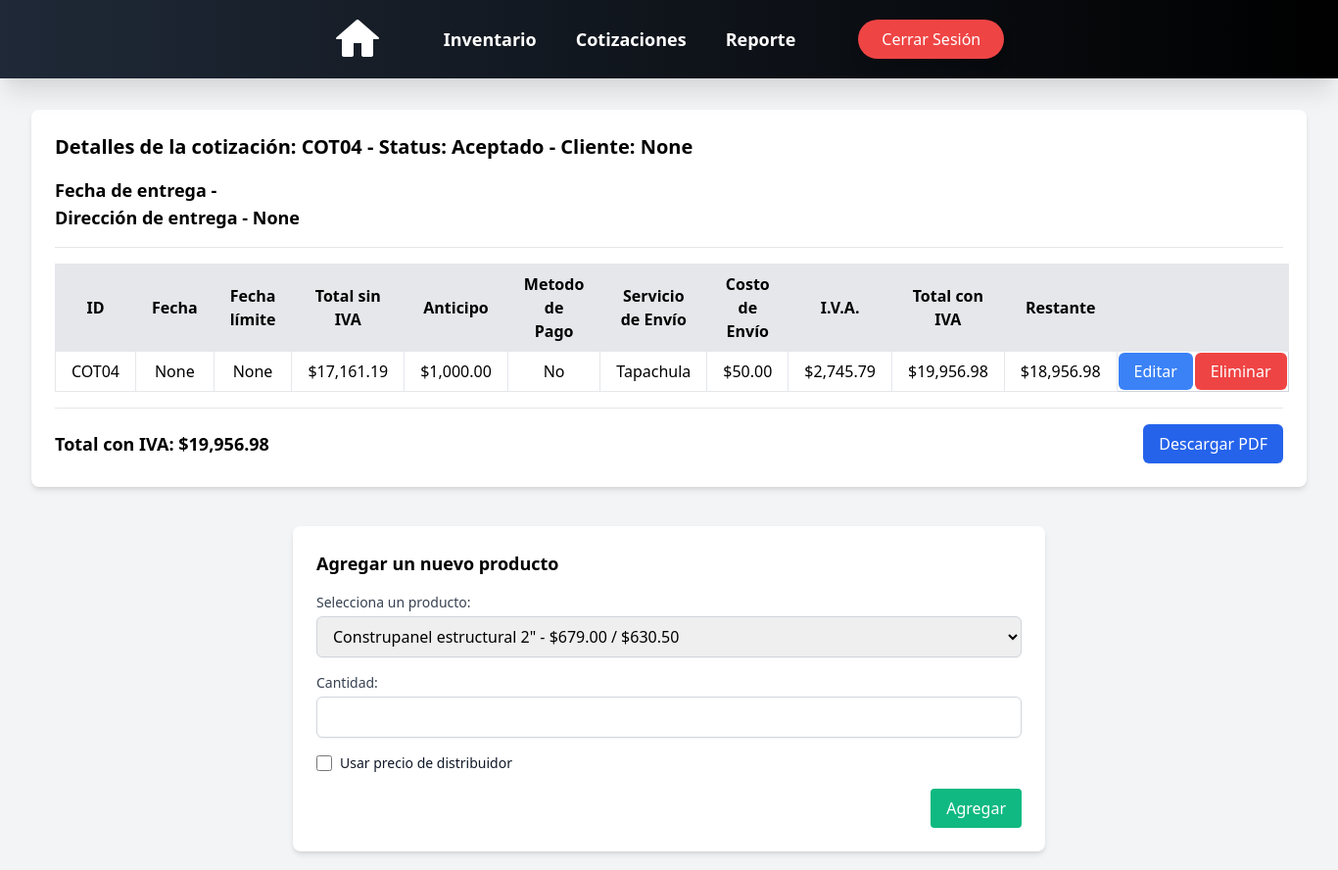
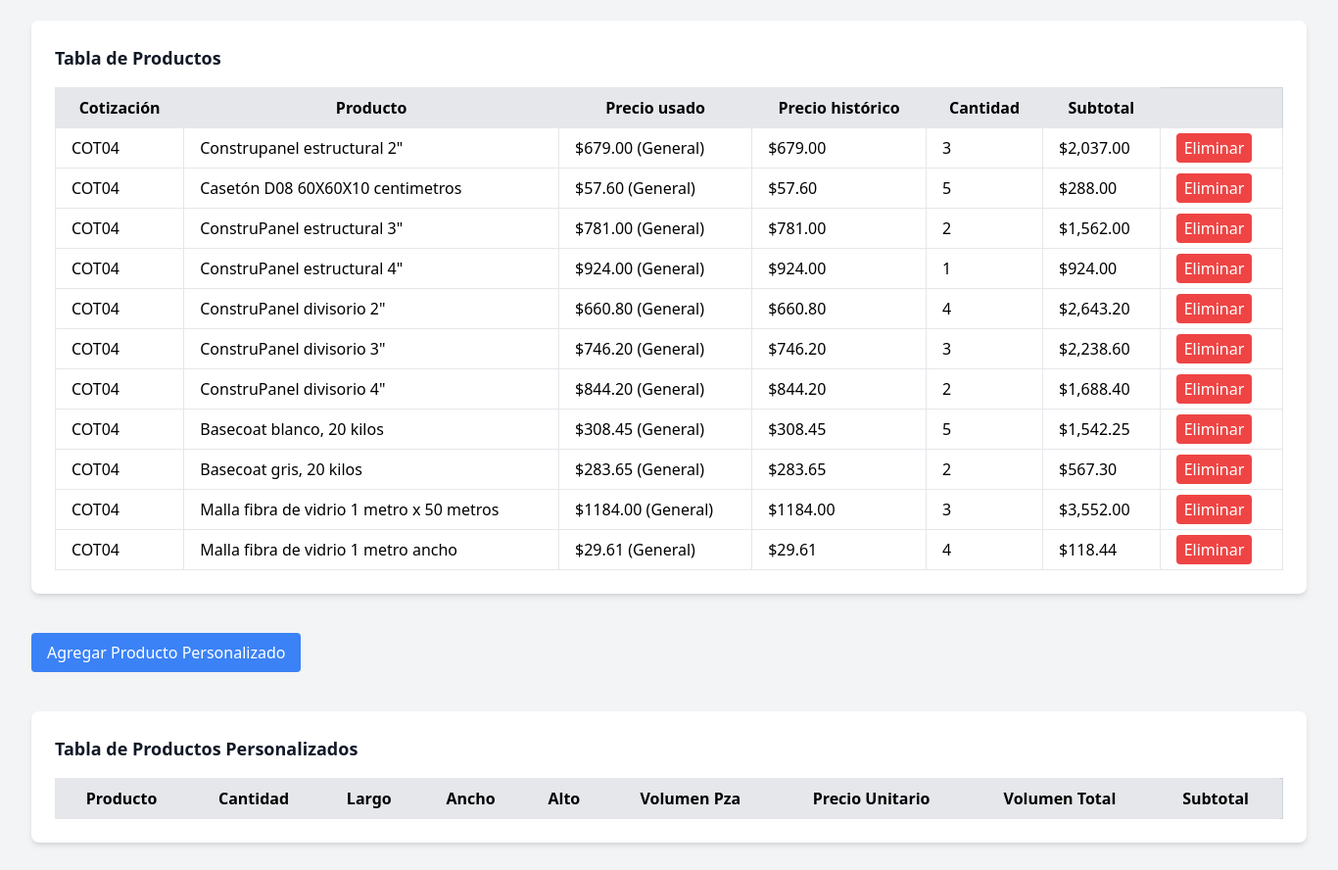
Page /quotes/details/COT04/ (signed in) on the earlier database version (2 pictures, top to bottom).
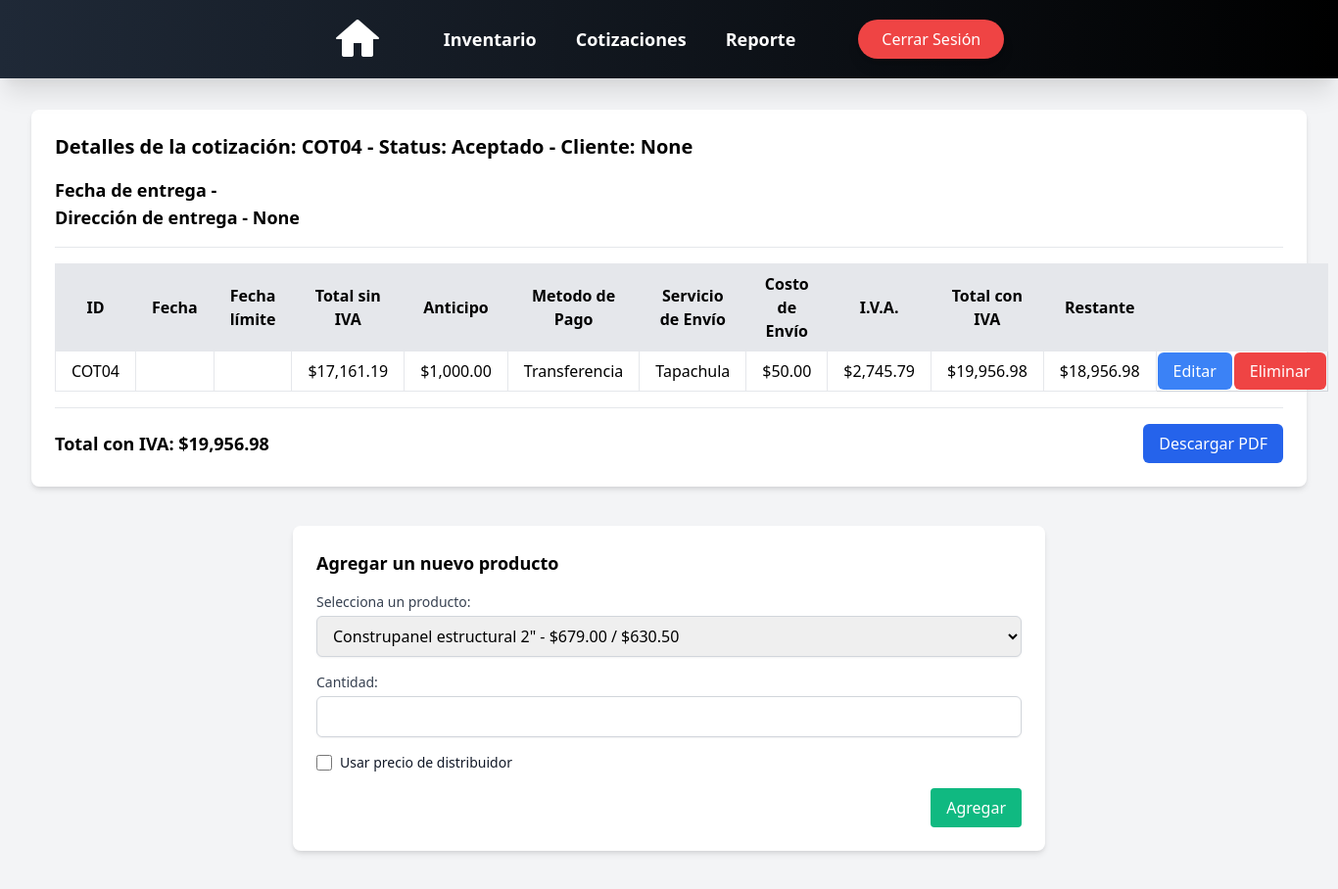
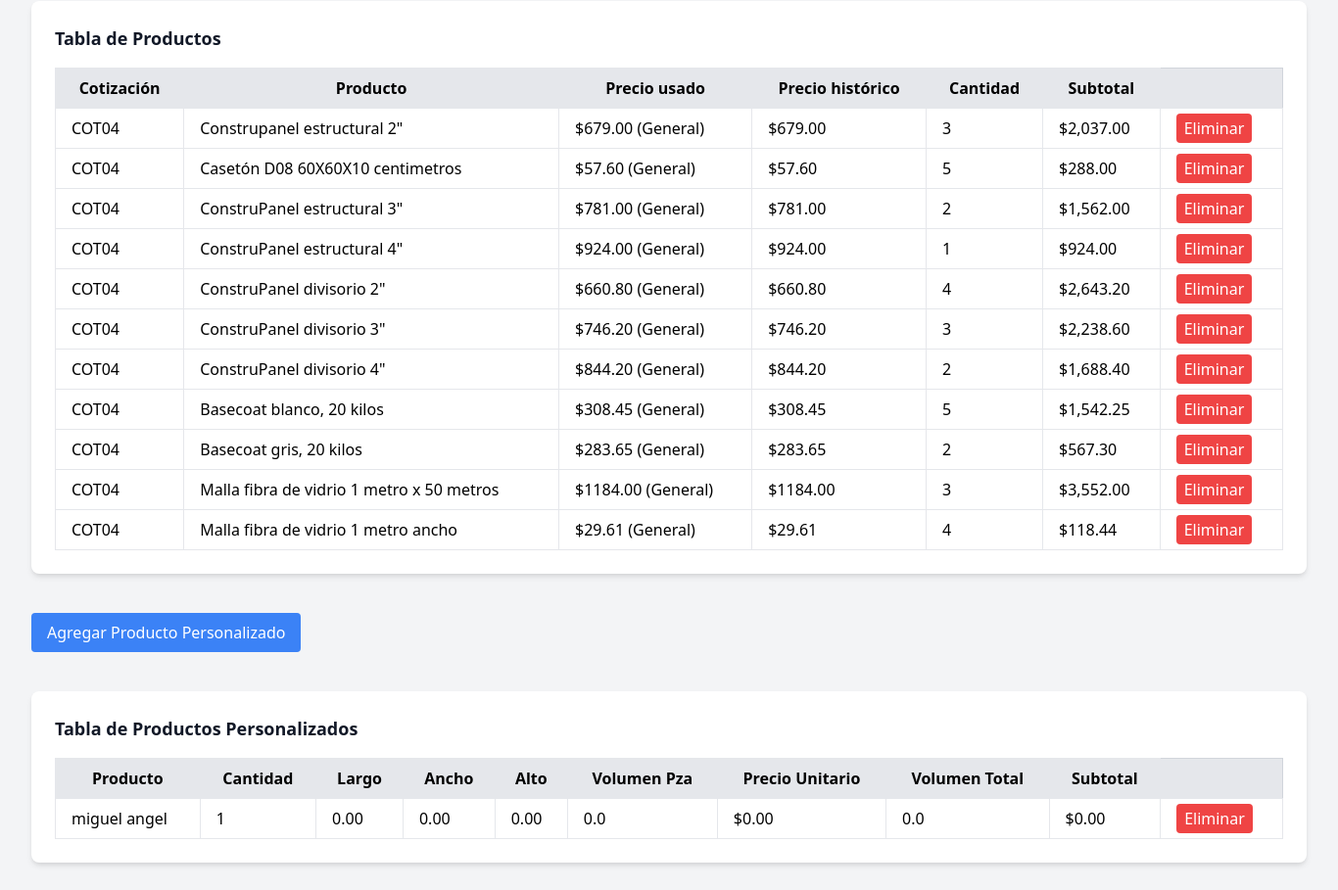
Same page on the later database version (2 pictures, top to bottom).
### cotizaciones/models.py (models this page shows, shortened)
class Cotizaciones(models.Model):
    id = models.CharField(max_length=10, primary_key=True, unique=True, blank=False, null=False)
    cliente = models.CharField(max_length=50, blank=False, null=True)
    telefono = models.IntegerField(blank=False, null=True)
    fecha = models.DateField(auto_now=False, auto_now_add=True)
    fecha_propuesta = models.DateField(auto_now=False, auto_now_add=True)
    fecha_entrega = models.DateField(auto_now=False, auto_now_add=False, null=True)
    direccion_entrega = models.CharField(max_length=50, blank=False, null=True)
    servicio_envio = models.CharField(max_length=100, blank=False, null=True, default="TGZ")
    costo_envio = models.DecimalField(max_digits=10, decimal_places=2, blank=False, null=True, default=0)
    total = models.DecimalField(max_digits=10, decimal_places=2, default=0.0) # Este total es el total sin IVA por cuestiones programaticas lo decidimos dejar así.
    total_Civa = models.DecimalField(max_digits=10, decimal_places=2, default=0.0)
    status = models.CharField(max_length=20, blank=False, null=False, default='Pendiente')
    anticipo = models.DecimalField(max_digits=10, decimal_places=2, default=0.0)
    restante = models.DecimalField(max_digits=10, decimal_places=2, default=0.0)
    metodo_pago = models.CharField(max_length=20, null=False, default='No')
    iva = models.DecimalField(max_digits=10, decimal_places=2, default=0.0)
    iva_8 = models.BooleanField(default=False)
    iva_16 = models.BooleanField(default=False)
    def __str__(self):
        return str(self.id)

class CotizacionProduct(models.Model):
    cotizacion_id = models.ForeignKey(Cotizaciones, on_delete=models.CASCADE, related_name='cotizaciones')
    product_id = models.ForeignKey(Product, on_delete=models.CASCADE)
    cantidad = models.IntegerField(default=1)
    phistorico = models.DecimalField(max_digits=10, decimal_places=2, default=0.0)
    subtotal = models.DecimalField(max_digits=10, decimal_places=2, default=0.0)
    usar_precio_distribuidor = models.BooleanField(default=False)

### products/models.py (models this page shows, shortened)
class Product(models.Model):
    nombre = models.CharField(max_length=50, blank=True, null=False)
    descripcion = models.CharField(max_length=100, blank=True, null=False)
    categoria = models.CharField(max_length=50, blank=True, null=False)
    largo = models.DecimalField(max_digits=5, decimal_places=2, blank=True, null=True, default=0)
    ancho = models.DecimalField(max_digits=5, decimal_places=2, blank=True, null=True, default=0)
    alto = models.DecimalField(max_digits=5, decimal_places=2, blank=True, null=True, default=0)
    volumen = models.FloatField(blank=True, null=True, default=0)
    volumen_total = models.FloatField(blank=True, null=True, default=0)
    unidad = models.CharField(max_length=50, blank=True, null=False)
    inventario = models.IntegerField(blank=True, null=True)
    precio_general = models.DecimalField(max_digits=10, decimal_places=2, blank=True, null=False)
    precio_distribuidor = models.DecimalField(max_digits=10, decimal_places=2, blank=True, null=True)
    otro = BooleanField(default=False)
    imagen = models.ImageField(upload_to='images_products/', blank=True, null=True)
    thumbnail = models.ImageField(upload_to='thumbs', blank=True, null=True, editable=False)

### cotizaciones/views.py (the view)
# urls.py: path('details/<str:id>/', details_view, name='details'),
def details_view(request, id):
    cotizacion = get_object_or_404(Cotizaciones, id=id)
    cotProduct = CotizacionProduct.objects.filter(cotizacion_id=cotizacion)
    productNormal = cotProduct.filter(product_id__otro=False)
    productPersonalizado = cotProduct.filter(product_id__otro=True)
    products = Product.objects.filter(otro=False)
    def formatear_fecha(fecha):
        if fecha:  # Verifica que la fecha no sea None
            if isinstance(fecha, datetime):
                return format_date(fecha, format="EEEE d 'de' MMMM 'del' y", locale='es')
            else:
                return format_date(datetime(fecha.year, fecha.month, fecha.day), format="EEEE d 'de' MMMM 'del' y",
                                   locale='es')
        return None
    def formato_moneda(valor):
        return "{:,.2f}".format(valor)
    cotizacion.fecha = formatear_fecha(cotizacion.fecha)
    cotizacion.fecha_propuesta = formatear_fecha(cotizacion.fecha_propuesta)
    cotizacion.fecha_entrega = formatear_fecha(cotizacion.fecha_entrega)
    cotizacion.costo_envio = formato_moneda(cotizacion.costo_envio)
    cotizacion.total = formato_moneda(cotizacion.total)
    cotizacion.total_Civa = formato_moneda(cotizacion.total_Civa)
    cotizacion.anticipo = formato_moneda(cotizacion.anticipo)
    cotizacion.restante = formato_moneda(cotizacion.restante)
    cotizacion.iva = formato_moneda(cotizacion.iva)
    qr_image = generate_qr(cotizacion.direccion_entrega)
    context = {
        'cotizaciones': cotizacion,
        'cotProduct': productNormal,
        'productOtro': productPersonalizado,
        'products': products,
        'qr_image': qr_image,
    }
    return render(request, 'quotes/details.html', context)

### cotizaciones/templatetags/custom_filters.py (called while the page is built)
@register.filter(name='moneda')
def moneda(value):
    if isinstance(value, Decimal):
        return "{:,.2f}".format(value)
    return value

### cotizaciones/views.py (called while the page is built)
def generate_qr(direccion):
    qr = qrcode.make(direccion)
    qr_image = BytesIO()
    qr.save(qr_image, format='PNG')
    qr_image.seek(0)
    return qr_image

### users/context_processors.py (called while the page is built)
def empleado_context(request):
    if request.user.is_authenticated:
        empleado = request.user.groups.filter(name='Empleado').exists()
    else:
        empleado = False  # Si no está autenticado, no es parte del grupo
    return {'empleado': empleado}

### templates/quotes/details.html (shortened to what this page needs)
<!DOCTYPE html>
<html lang="es">
<head>
</head>
<body class="bg-gray-100 p-8">
    {% include 'nav_bar.html' %}
    {% if request.user.is_authenticated %}
        {% include 'quotes/quote_details.html' %}
        {% include 'quotes/add_product_form.html' %}
        {% include 'quotes/products_table.html' %}
        {% include 'quotes/custom_product_form.html' %}
        {% include 'quotes/custom_products_table.html' %}
    {% endif %}
</body>
</html>

### templates/quotes/quote_details.html
<div class="bg-white p-6 rounded-lg shadow-md mt-20">
    <h1 class="text-xl font-bold mb-4">Detalles de la cotización: {{ cotizaciones.id }} - Status: {{ cotizaciones.status }} - Cliente: {{ cotizaciones.cliente }}</h1>
    {% if cotizaciones.status == "Aceptado" %}
        <p class="text-lg font-semibold">Fecha de entrega - {{ cotizaciones.fecha_entrega }}</p>
        <p class="text-lg font-semibold">Dirección de entrega - {{ cotizaciones.direccion_entrega }}</p>
    {% endif %}
     <hr class="my-4">
    <table class="w-full border-collapse border border-gray-300">
        <thead>
        <tr class="bg-gray-200">
            <th class="border px-4 py-2">ID</th>
            <th class="border px-4 py-2">Fecha</th>
            <th class="border px-4 py-2">Fecha límite</th>
            <th class="border px-4 py-2">Total sin IVA</th>
            <th class="border px-4 py-2">Anticipo</th>
            <th class="border px-4 py-2">Metodo de Pago</th>
            <th class="border px-4 py-2">Servicio de Envío</th>
            <th class="border px-4 py-2">Costo de Envío</th>
            <th class="border px-4 py-2">I.V.A.</th>
            <th class="border px-4 py-2">Total con IVA</th>
            <th class="border px-4 py-2">Restante</th>
            <th class="border px-4 py-2"></th>
            <th class="border px-4 py-2"></th>
        </tr>
        </thead>
        <tbody>
        <tr class="text-center">
            <td class="border px-4 py-2">{{ cotizaciones.id }}</td>
            <td class="border px-4 py-2">{{ cotizaciones.fecha }}</td>
            <td class="border px-4 py-2">{{ cotizaciones.fecha_propuesta }}</td>
            <td class="border px-4 py-2">${{ cotizaciones.total }}</td>
            <td class="border px-4 py-2">${{ cotizaciones.anticipo }}</td>
            <td class="border px-4 py-2">{{ cotizaciones.metodo_pago }}</td>
            <td class="border px-4 py-2">{{ cotizaciones.servicio_envio }}</td>
            <td class="border px-4 py-2">${{ cotizaciones.costo_envio }}</td>
            <td class="border px-4 py-2">${{ cotizaciones.iva }}</td>
            <td class="border px-4 py-2">${{ cotizaciones.total_Civa }}</td>
            <td class="border px-4 py-2">${{ cotizaciones.restante }}</td>
            <td><a href="{% url 'update_quote' cotizaciones.id %}"
                   class="bg-blue-500 text-white px-4 py-2 rounded-md hover:bg-blue-600 transition">Editar</a></td>
            <td><a href="{% url 'delete_quote' cotizaciones.id %}"
                    class="bg-red-500 text-white px-4 py-2 rounded-md hover:bg-red-600 transition">Eliminar</a></td>
        </tr>
        </tbody>
    </table>
    <hr class="my-4">
   <div class="flex justify-between items-center mt-4">
        <p class="text-lg font-semibold">Total con IVA: <span id="total_con_iva">${{ cotizaciones.total_Civa }}</span></p>
        <a href="{% url 'generate_quote_pdf' cotizaciones.id %}"
        class="bg-blue-600 text-white px-4 py-2 rounded-md hover:bg-blue-700 transition">Descargar PDF</a>
    </div>
</div>

### templates/quotes/products_table.html
{% load custom_filters %}
<div class="bg-white p-6 rounded-lg shadow-md mt-10">
    <h2 class="text-lg font-semibold text-gray-900 mb-4">Tabla de Productos</h2>
    <table id="tabla-productos" class="w-full border-collapse border border-gray-300">
        <thead>
            <tr class="bg-gray-200">
                <th class="border px-4 py-2">Cotización</th>
                <th class="border px-4 py-2">Producto</th>
                <th class="border px-4 py-2">Precio usado</th>
                <th class="border px-4 py-2">Precio histórico</th>
                <th class="border px-4 py-2">Cantidad</th>
                <th class="border px-4 py-2">Subtotal</th>
                <th></th>
            </tr>
        </thead>
        <tbody>
            {% for cotizacionPro in cotProduct %}
            <tr>
                <td class="border px-4 py-2">{{ cotizacionPro.cotizacion_id }}</td>
                <td class="border px-4 py-2">{{ cotizacionPro.product_id.nombre }}</td>
                <td class="border px-4 py-2">
                    {% if cotizacionPro.usar_precio_distribuidor %}
                        ${{ cotizacionPro.product_id.precio_distribuidor }} (Distribuidor)
                    {% else %}
                        ${{ cotizacionPro.product_id.precio_general }} (General)
                    {% endif %}
                </td>
                <td class="border px-4 py-2">${{ cotizacionPro.phistorico }}</td>
                <td class="border px-4 py-2">{{ cotizacionPro.cantidad }}</td>
                <td class="border px-4 py-2">${{ cotizacionPro.subtotal|moneda }}</td>
                <td class="border px-4 py-2"><a href="{% url 'delete_product_from_quote' cotizacionPro.id %}" class="bg-red-500 text-white px-2 py-1 rounded">Eliminar</a></td>
            </tr>
            {% endfor %}
        </tbody>
    </table>
</div>

### templates/quotes/custom_products_table.html
{% load custom_filters %}
<div class="bg-white p-6 rounded-lg shadow-md mt-10">
    <h2 class="text-lg font-semibold text-gray-900 mb-4">Tabla de Productos Personalizados</h2>
    <table class="w-full border-collapse border border-gray-300">
        <thead>
            <tr class="bg-gray-200">
                <th class="border px-4 py-2">Producto</th>
                <th class="border px-4 py-2">Cantidad</th>
                <th class="border px-4 py-2">Largo</th>
                <th class="border px-4 py-2">Ancho</th>
                <th class="border px-4 py-2">Alto</th>
                <th class="border px-4 py-2">Volumen Pza</th>
                <th class="border px-4 py-2">Precio Unitario</th>
                <th class="border px-4 py-2">Volumen Total</th>
                <th class="border px-4 py-2">Subtotal</th>
                <th></th>
            </tr>
        </thead>
        <tbody>
            {% for cotizacionPro in productOtro %}
                {% if cotizacionPro.product_id.otro %}
                    <tr>
                        <td class="border px-4 py-2">{{ cotizacionPro.product_id.nombre }}</td>
                        <td class="border px-4 py-2">{{ cotizacionPro.cantidad }}</td>
                        <td class="border px-4 py-2">{{ cotizacionPro.product_id.largo }}</td>
                        <td class="border px-4 py-2">{{ cotizacionPro.product_id.ancho }}</td>
                        <td class="border px-4 py-2">{{ cotizacionPro.product_id.alto }}</td>
                        <td class="border px-4 py-2">{{ cotizacionPro.product_id.volumen }}</td>
                        <td class="border px-4 py-2">${{ cotizacionPro.product_id.precio_general }}</td>
                        <td class="border px-4 py-2">{{ cotizacionPro.product_id.volumen_total }}</td>
                        <td class="border px-4 py-2">${{ cotizacionPro.subtotal|moneda }}</td>
                        <td class="border px-4 py-2">
                            <a href="{% url 'delete_product_from_quote' cotizacionPro.id %}" class="bg-red-500 text-white px-2 py-1 rounded">Eliminar</a>
                        </td>
                    </tr>
                {% endif %}
            {% endfor %}
        </tbody>
    </table>
</div>

Differences in the rows shown:
changed Cotizaciones "COT04": metodo_pago "No" → "Transferencia"; fecha "None" → (not shown); fecha_propuesta "None" → (not shown)
added CotizacionProduct: product_id.nombre "miguel angel", cantidad "1", product_id.largo "0.00", product_id.ancho "0.00", product_id.alto "0.00", product_id.volumen "0.0", product_id.precio_general "0.00", product_id.volumen_total "0.0", subtotal|moneda "0.00", shown under "Tabla de Productos Personalizados"
